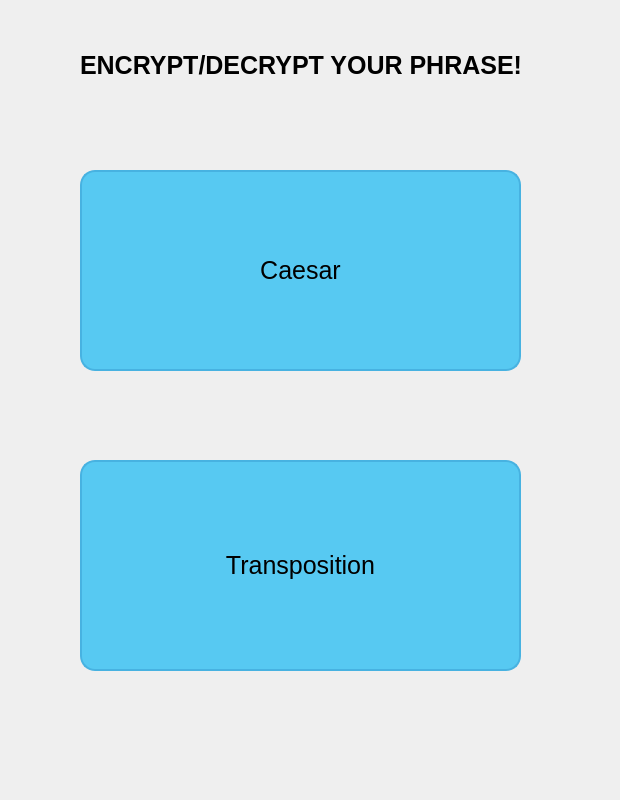
<?xml version="1.0" encoding="UTF-8"?>
<ui version="4.0">
 <class>Encryption_app</class>
 <widget class="QWidget" name="Encryption_app">
  <property name="geometry">
   <rect>
    <x>0</x>
    <y>0</y>
    <width>620</width>
    <height>800</height>
   </rect>
  </property>
  <property name="windowTitle">
   <string>Form</string>
  </property>
  <property name="styleSheet">
   <string notr="true">background-color: qlineargradient(x1:0, y1:0, x2:1, y2:1,
                                      stop:0 #4facfe, stop:1 #00f2fe);
</string>
  </property>
  <widget class="QPushButton" name="Caesar">
   <property name="geometry">
    <rect>
     <x>80</x>
     <y>170</y>
     <width>441</width>
     <height>201</height>
    </rect>
   </property>
   <property name="styleSheet">
    <string notr="true">QPushButton {
    background-color: #57c9f2;
    border-radius: 15px; /* Закругленные углы для кнопки */
    border: 2px solid #47b2e1; /* Граница вокруг кнопки */
    color: #0; /* Цвет текста на кнопке */
    padding: 5px 10px; /* Внутренние отступы */
    font-size: 25px; /* Размер шрифта текста кнопки */
}

QPushButton:hover {
    background-color: #47b2e1; /* Цвет кнопки при наведении */
    color: white; /* Изменение цвета текста при наведении */
}

QPushButton:pressed {
    background-color: #3a9dbd; /* Цвет кнопки при нажатии */
    color: white; /* Изменение цвета текста при нажатии */
}
</string>
   </property>
   <property name="text">
    <string>Caesar</string>
   </property>
  </widget>
  <widget class="QLabel" name="label">
   <property name="geometry">
    <rect>
     <x>80</x>
     <y>50</y>
     <width>481</width>
     <height>31</height>
    </rect>
   </property>
   <property name="styleSheet">
    <string notr="true">QLabel {
    background-color: transparent; /* Прозрачный фон */
    color: #0; /* Цвет текста */
    font-size: 25px; /* Размер шрифта */
    font-weight: bold; /* Жирное начертание */
}
</string>
   </property>
   <property name="text">
    <string>ENCRYPT/DECRYPT YOUR PHRASE!</string>
   </property>
  </widget>
  <widget class="QPushButton" name="Transposition">
   <property name="geometry">
    <rect>
     <x>80</x>
     <y>460</y>
     <width>441</width>
     <height>211</height>
    </rect>
   </property>
   <property name="styleSheet">
    <string notr="true">QPushButton {
    background-color: #57c9f2;
    border-radius: 15px; /* Закругленные углы для кнопки */
    border: 2px solid #47b2e1; /* Граница вокруг кнопки */
    color: #0; /* Цвет текста на кнопке */
    padding: 5px 10px; /* Внутренние отступы */
    font-size: 25px; /* Размер шрифта текста кнопки */
}

QPushButton:hover {
    background-color: #47b2e1; /* Цвет кнопки при наведении */
    color: white; /* Изменение цвета текста при наведении */
}

QPushButton:pressed {
    background-color: #3a9dbd; /* Цвет кнопки при нажатии */
    color: white; /* Изменение цвета текста при нажатии */
}
</string>
   </property>
   <property name="text">
    <string>Transposition</string>
   </property>
  </widget>
 </widget>
 <resources/>
 <connections/>
</ui>
